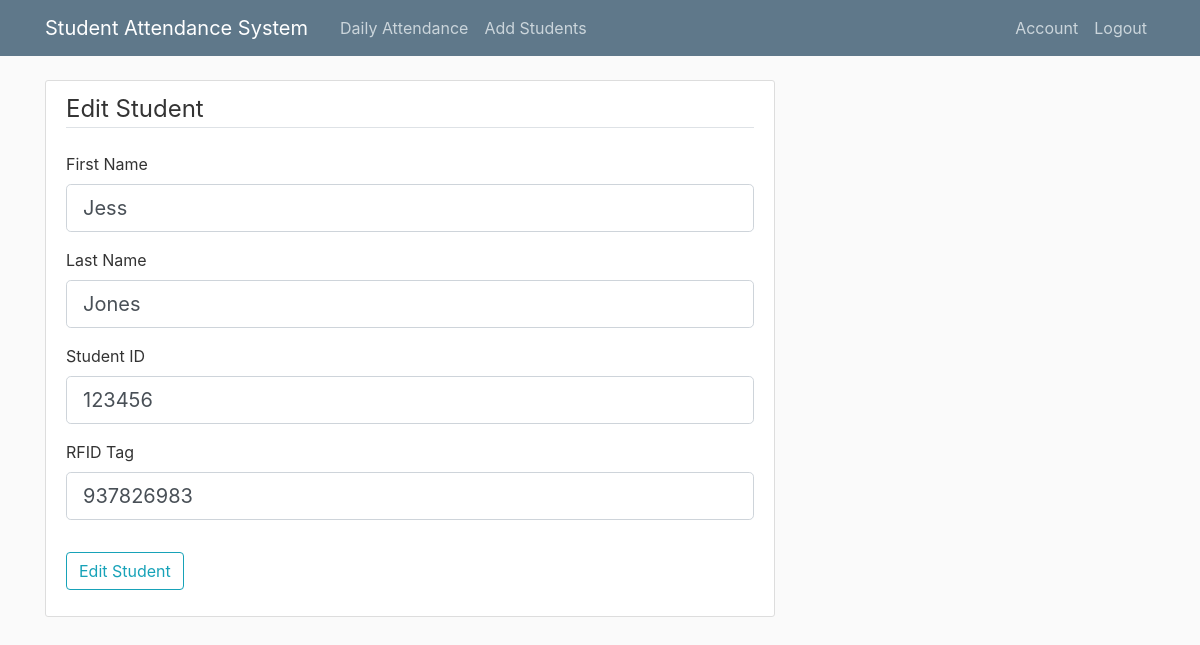
The app's page /stedit/123456 (signed in), older data.
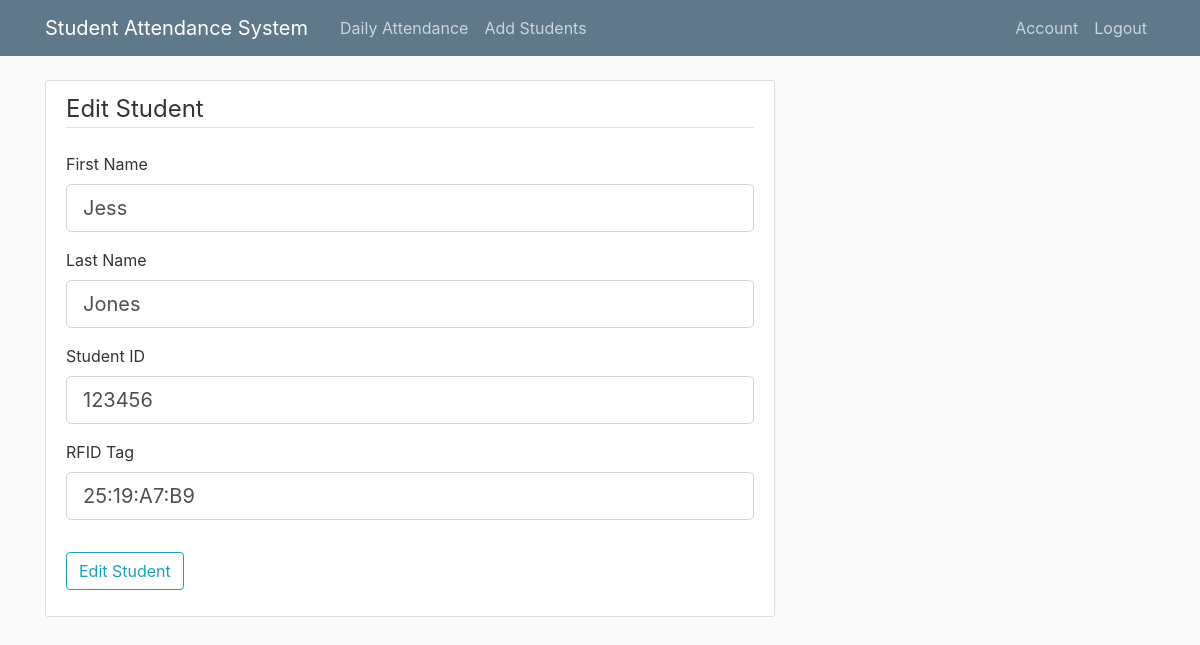
The same page, newer data.
### app/models.py (models this page shows, shortened)
class student(db.Model):
	__tablename__ = "student"
	lname = db.Column(db.String(128))
	fname = db.Column(db.String(128))
	id = db.Column(db.Integer, primary_key=True)
	rfid = db.Column(db.String(16))
	present = db.Column(db.String(16))
	subject = db.Column(db.String(20))

### app/routes.py (the view)
@app.route("/stedit/<id>", methods=['GET', 'POST'])
@login_required
def stedit(id):
	user = student.query.filter_by(id=id).first_or_404()
	form = EditStudent(obj=user)
	if form.validate_on_submit():
		form.populate_obj(user)
		db.session.commit()
		flash('Student edited')
		return redirect(url_for('attendance'))
	return render_template('stedit.html', title='Edit Student', form=form)

### app/forms.py
class EditStudent(FlaskForm):
	fname = StringField('First Name', validators=[DataRequired()])
	lname = StringField('Last Name', validators=[DataRequired()])
	id = IntegerField('Student ID', validators=[DataRequired()])
	rfid = StringField('RFID Tag', validators=[DataRequired()])
	submit = SubmitField('Edit Student')

### app/models.py (called while the page is built)
@login_manager.user_loader
def load_user(user_id):
	user = teacher.query.get(int(user_id))
	if user:
		return user

### app/templates/stedit.html (shortened to what this page needs)
{% extends "base.html" %}
{% block content %}
    <div class="content-section">
        <form method="POST" action="">
            <fieldset class="form-group">
                <legend class="border-bottom mb-4">Edit Student</legend>
                <div class="form-group">
                    {{ form.fname.label(class="form-control-label") }}
                    {% if form.fname.errors %}
                        {{ form.fname(class="form-control form-control-lg is-invalid") }}
                        <div class="invalid-feedback">
                            {% for error in form.fname.errors %}
                                <span>{{ error }}</span>
                            {% endfor %}
                        </div>
                    {% else %}
                        {{ form.fname(class="form-control form-control-lg") }}
                    {% endif %}
                </div>
                <div class="form-group">
                    {{ form.lname.label(class="form-control-label") }}
                    {% if form.lname.errors %}
                        {{ form.lname(class="form-control form-control-lg is-invalid") }}
                        <div class="invalid-feedback">
                            {% for error in form.lname.errors %}
                                <span>{{ error }}</span>
                            {% endfor %}
                        </div>
                    {% else %}
                        {{ form.lname(class="form-control form-control-lg") }}
                    {% endif %}
                </div>
                <div class="form-group">
                    {{ form.id.label(class="form-control-label") }}
                    {% if form.id.errors %}
                        {{ form.id(class="form-control form-control-lg is-invalid") }}
                        <div class="invalid-feedback">
                            {% for error in form.id.errors %}
                                <span>{{ error }}</span>
                            {% endfor %}
                        </div>
                    {% else %}
                        {{ form.id(class="form-control form-control-lg") }}
                    {% endif %}
                </div>
                <div class="form-group">
                    {{ form.rfid.label(class="form-control-label") }}
                    {% if form.rfid.errors %}
                        {{ form.rfid(class="form-control form-control-lg is-invalid") }}
                        <div class="invalid-feedback">
                                <span>{{ error }}</span>
                            {% for error in form.rfid.errors %}
                            {% endfor %}
                        </div>
                    {% else %}
                        {{ form.rfid(class="form-control form-control-lg") }}
                    {% endif %}
                </div>
            </fieldset>
            <div class="form-group">
                {{ form.submit(class="btn btn-outline-info") }}
            </div>
        </form>
    </div>
{% endblock content %}

Row changes from the older to the newer data that the page shows:
changed student "Jess": rfid "937826983" → "25:19:A7:B9"
